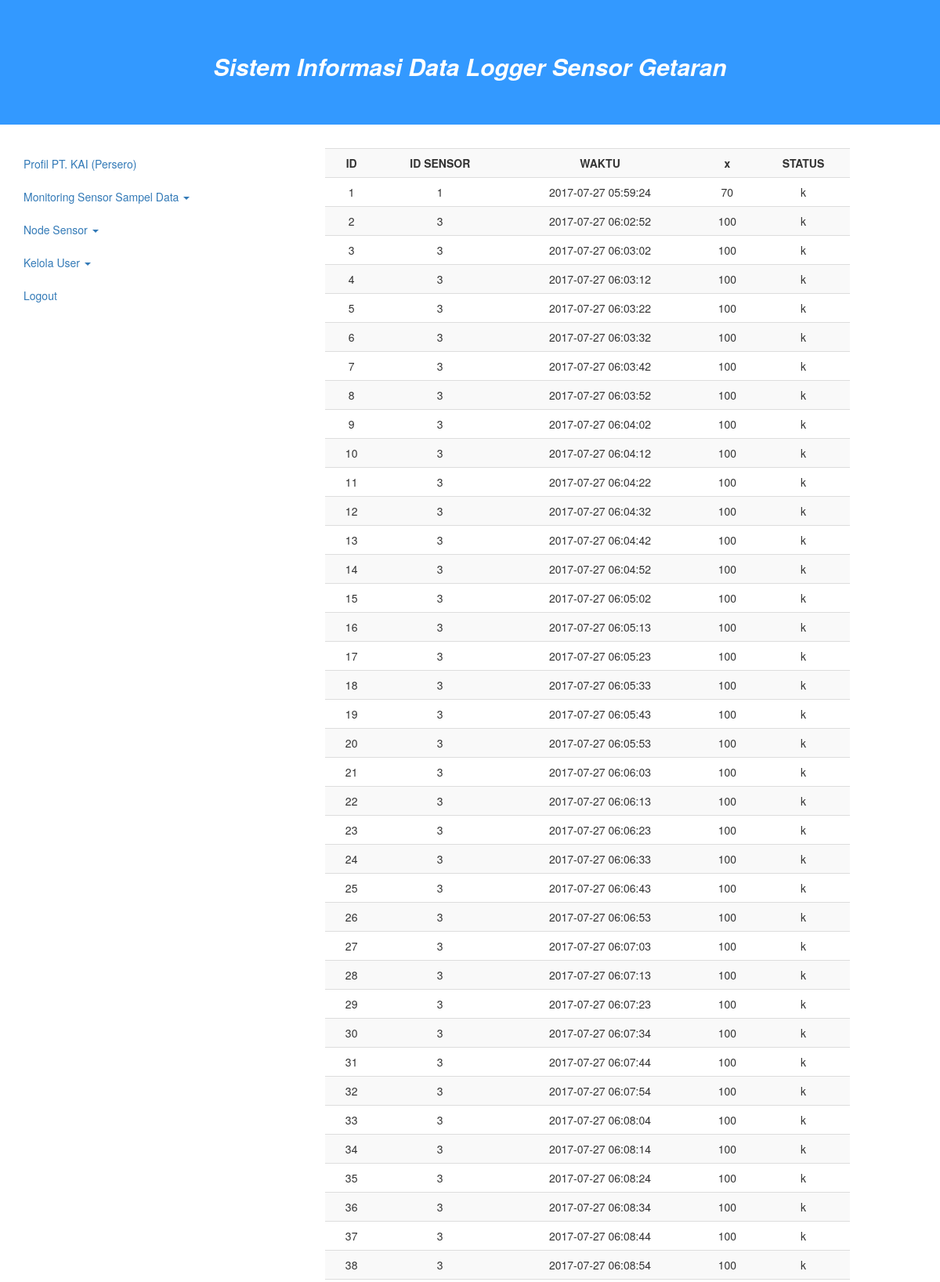
/index.php?page=sumbu-tabel&sumbu=x (signed in, upper part), run on the app's committed database.
### tables this page shows
CREATE TABLE `tabelsensor2` (
  `id` int(11) NOT NULL,
  `sensorid` int(11) NOT NULL,
  `waktu` timestamp NOT NULL DEFAULT CURRENT_TIMESTAMP ON UPDATE CURRENT_TIMESTAMP,
  `x` float NOT NULL,
  `y` float NOT NULL,
  `z` float NOT NULL,
  `a` float NOT NULL,
  `status` text NOT NULL
);

### sumbu-tabel.php (the view)
<?php
	$sumbu = $_GET['sumbu'];
?>
<table class="table table-striped">
	<tr>
		<th class="text-center">ID</th>
		<th class="text-center">ID SENSOR</th>
		<th class="text-center">WAKTU</th>
		<th class="text-center"><?php echo $sumbu; ?></th>
		<th class="text-center">STATUS</th>
	</tr>
<?php
	$q	= $link->query("SELECT * FROM tabelsensor2 LIMIT 500");
	while ($r = $q->fetch_assoc()) {
		echo "
		<tr class='text-center'>
			<td>".$r['id']."</td>
			<td>".$r['sensorid']."</td>
			<td>".$r['waktu']."</td>
			<td>".$r[$sumbu]."</td>
			<td>".$r['status']."</td>
		</tr>
		";
	}
?>
</table>

### data on the page
tabelsensor2: id "1", sensorid "1", waktu "2017-07-27 05:59:24", x "70", status "k"
tabelsensor2: id "2", sensorid "3", waktu "2017-07-27 06:02:52", x "100", status "k"
tabelsensor2: id "3", sensorid "3", waktu "2017-07-27 06:03:02", x "100", status "k"
tabelsensor2: id "4", sensorid "3", waktu "2017-07-27 06:03:12", x "100", status "k"
tabelsensor2: id "5", sensorid "3", waktu "2017-07-27 06:03:22", x "100", status "k"
tabelsensor2: id "6", sensorid "3", waktu "2017-07-27 06:03:32", x "100", status "k"
tabelsensor2: id "7", sensorid "3", waktu "2017-07-27 06:03:42", x "100", status "k"
tabelsensor2: id "8", sensorid "3", waktu "2017-07-27 06:03:52", x "100", status "k"
tabelsensor2: id "9", sensorid "3", waktu "2017-07-27 06:04:02", x "100", status "k"
tabelsensor2: id "10", sensorid "3", waktu "2017-07-27 06:04:12", x "100", status "k"
tabelsensor2: id "11", sensorid "3", waktu "2017-07-27 06:04:22", x "100", status "k"
tabelsensor2: id "12", sensorid "3", waktu "2017-07-27 06:04:32", x "100", status "k"
tabelsensor2: id "13", sensorid "3", waktu "2017-07-27 06:04:42", x "100", status "k"
tabelsensor2: id "14", sensorid "3", waktu "2017-07-27 06:04:52", x "100", status "k"
tabelsensor2: id "15", sensorid "3", waktu "2017-07-27 06:05:02", x "100", status "k"
tabelsensor2: id "16", sensorid "3", waktu "2017-07-27 06:05:13", x "100", status "k"
tabelsensor2: id "17", sensorid "3", waktu "2017-07-27 06:05:23", x "100", status "k"
tabelsensor2: id "18", sensorid "3", waktu "2017-07-27 06:05:33", x "100", status "k"
tabelsensor2: id "19", sensorid "3", waktu "2017-07-27 06:05:43", x "100", status "k"
tabelsensor2: id "20", sensorid "3", waktu "2017-07-27 06:05:53", x "100", status "k"
tabelsensor2: id "21", sensorid "3", waktu "2017-07-27 06:06:03", x "100", status "k"
tabelsensor2: id "22", sensorid "3", waktu "2017-07-27 06:06:13", x "100", status "k"
tabelsensor2: id "23", sensorid "3", waktu "2017-07-27 06:06:23", x "100", status "k"
tabelsensor2: id "24", sensorid "3", waktu "2017-07-27 06:06:33", x "100", status "k"
tabelsensor2: id "25", sensorid "3", waktu "2017-07-27 06:06:43", x "100", status "k"
tabelsensor2: id "26", sensorid "3", waktu "2017-07-27 06:06:53", x "100", status "k"
tabelsensor2: id "27", sensorid "3", waktu "2017-07-27 06:07:03", x "100", status "k"
tabelsensor2: id "28", sensorid "3", waktu "2017-07-27 06:07:13", x "100", status "k"
tabelsensor2: id "29", sensorid "3", waktu "2017-07-27 06:07:23", x "100", status "k"
tabelsensor2: id "30", sensorid "3", waktu "2017-07-27 06:07:34", x "100", status "k"
tabelsensor2: id "31", sensorid "3", waktu "2017-07-27 06:07:44", x "100", status "k"
tabelsensor2: id "32", sensorid "3", waktu "2017-07-27 06:07:54", x "100", status "k"
tabelsensor2: id "33", sensorid "3", waktu "2017-07-27 06:08:04", x "100", status "k"
tabelsensor2: id "34", sensorid "3", waktu "2017-07-27 06:08:14", x "100", status "k"
tabelsensor2: id "35", sensorid "3", waktu "2017-07-27 06:08:24", x "100", status "k"
tabelsensor2: id "36", sensorid "3", waktu "2017-07-27 06:08:34", x "100", status "k"
tabelsensor2: id "37", sensorid "3", waktu "2017-07-27 06:08:44", x "100", status "k"
tabelsensor2: id "38", sensorid "3", waktu "2017-07-27 06:08:54", x "100", status "k"

### other printed values
$sumbu "x"
